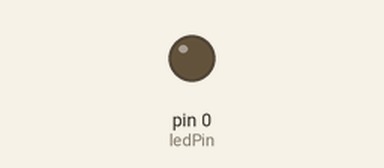
This sketch was run on a simulated Arduino Uno, built with avr-gcc and run on an emulated ATmega328P. On the bench: output pins drawn as LEDs (lit = HIGH). Random numbers use the default seed unless the sketch sets one.

Above: at 0.3 s.
At 36.4 s:
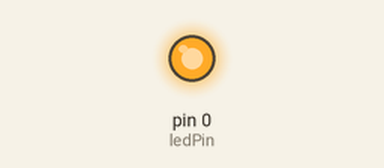
Timing chart, 0 to 38.7 s (numbered marks = the images above):
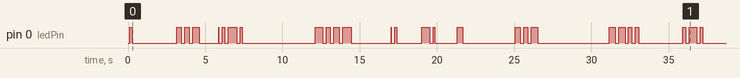

Measured:
- by itself, pin 0 (ledPin): LOW → HIGH at 0.11 s, → LOW 0.18 s later, → HIGH 2.9 s later, → LOW 0.29 s later, … (54 changes in this stretch)

The sketch:

LED_Candle.ino
```cpp
/*
  LED Candle

  Makes an LED pulse randomly to simulate a candles flame. Takes a series of values and randomly
  generates sets of pulses with varied brightness and frequency within these values.

  "by A Green for x2Jiggy.com"

 */

int ledPin = 0; // Pin the LED is connected to

int pulseMin = 1; // Minimum number of pulses in each set
int pulseMax = 5; // Maximum number of pulses in each set

int brightMin = 92; // Baseline LED brightness. Cannot exceed 128.

int minDelay = 1000; // Minimum delay between pulse sets (ms)
int maxDelay = 5000; // Maximum delay between pulse sets (ms)

void setup() {

  randomSeed (analogRead (3)); // Randomise
  pinMode(ledPin, OUTPUT); // Sets LED Pin to be an output

}

void loop() {

  // For loop sets the number of pulses and repeats these pulses

  for (int x = random(pulseMin, pulseMax); x > 0; x-- ) {

    int bright = 224 - random(96); // Sets a random maximum brightness level for this pulse

    // For loop raises the brightness of the LED from minimum to maximum value

    for (int y = brightMin; y < bright ; y++) {

      analogWrite(ledPin, y);
      delay(3);

    }

    // For loop lowers the brightness of the LED from maximum to minimum value

    for (int y = bright; y > brightMin; y--) {

      analogWrite(ledPin, y);
      delay(3);

    }

    delay(10); // Adds a delay between pulses to make them more visible

  }

  analogWrite(ledPin, brightMin);
  delay(random(minDelay,maxDelay)); // Adds a delay between pulse sets

}
```
